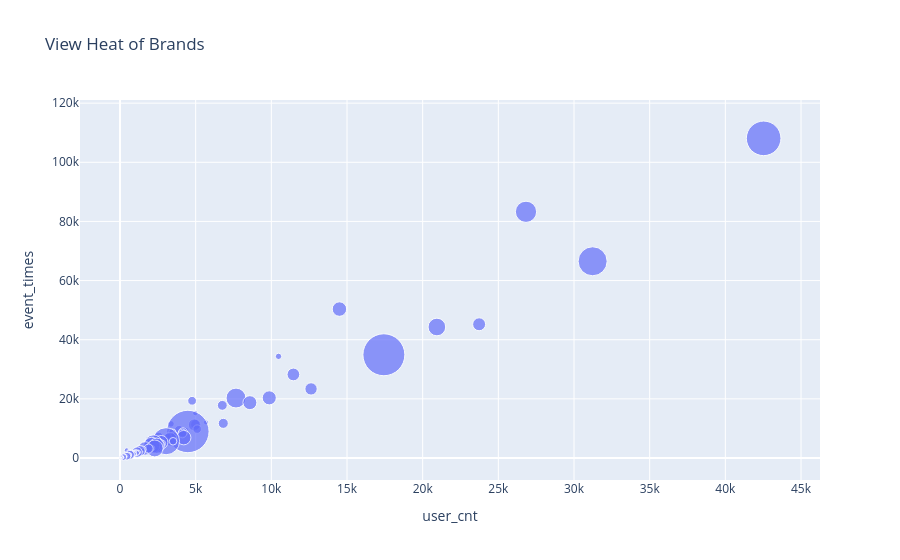
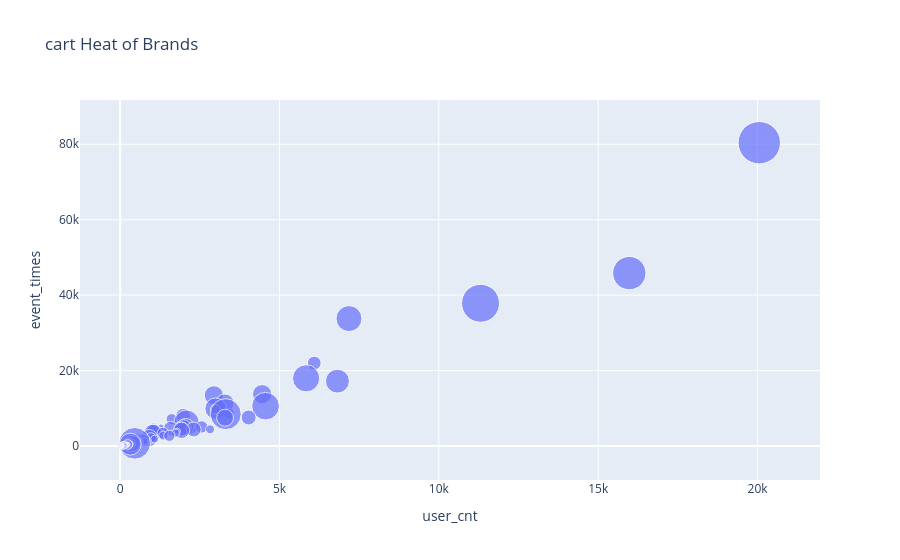
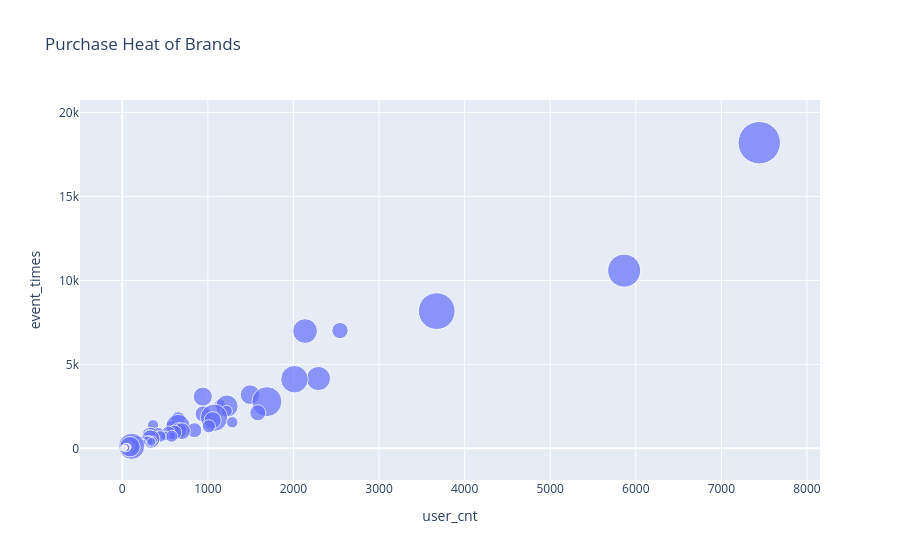

Source (notebook cell) for these figures, in order:
### Code cell
fig = px.scatter(top_view, x='user_cnt', y='spec_times', size="gmv", 
                 labels={'spec_times':'event_times','user_cnt':'user_cnt'}, 
                 hover_name=top_view.brand, size_max=30, title='View Heat of Brands')
fig.show()
fig = px.scatter(top_cart, x='user_cnt', y='spec_times', size="gmv", 
                 labels={'spec_times':'event_times','user_cnt':'user_cnt'}, 
                 hover_name=top_cart.brand, size_max=30, title='cart Heat of Brands')
fig.show()
fig = px.scatter(top_buy, x='user_cnt', y='spec_times', size="gmv", 
                 labels={'spec_times':'event_times','user_cnt':'user_cnt'}, 
                 hover_name=top_buy.brand, size_max=30, title='Purchase Heat of Brands')
fig.show()

### Figure 1 — Plotly figure (JSON) as saved in the notebook; plotly's stock layout.template omitted (floating-point values rounded to 4 significant figures; data arrays with more than 128 entries replaced by an {"elided": "..."} marker saying what was removed)
{"data": [{"hovertemplate": "<b>%{hovertext}</b><br><br>user_cnt=%{x}<br>event_times=%{y}<br>gmv=%{marker.size}<extra></extra>", "hovertext": {"elided": "252 str values"}, "legendgroup": "", "marker": {"color": "#636efa", "size": {"elided": "252 float values"}, "sizemode": "area", "sizeref": 2044.0, "symbol": "circle"}, "mode": "markers", "name": "", "orientation": "v", "showlegend": false, "type": "scatter", "x": {"elided": "252 int values"}, "xaxis": "x", "y": {"elided": "252 int values"}, "yaxis": "y"}], "layout": {"autosize": true, "legend": {"itemsizing": "constant", "tracegroupgap": 0}, "title": {"text": "View Heat of Brands"}, "xaxis": {"anchor": "y", "autorange": true, "domain": [0, 1], "range": [-2512.0, 45620.0], "title": {"text": "user_cnt"}, "type": "linear"}, "yaxis": {"anchor": "x", "autorange": true, "domain": [0, 1], "range": [-18300.0, 131700.0], "title": {"text": "event_times"}, "type": "linear"}}}

### Figure 2 — Plotly figure (JSON) as saved in the notebook; plotly's stock layout.template omitted (floating-point values rounded to 4 significant figures; data arrays with more than 128 entries replaced by an {"elided": "..."} marker saying what was removed)
{"data": [{"hovertemplate": "<b>%{hovertext}</b><br><br>user_cnt=%{x}<br>event_times=%{y}<br>gmv=%{marker.size}<extra></extra>", "hovertext": {"elided": "230 str values"}, "legendgroup": "", "marker": {"color": "#636efa", "size": {"elided": "230 float values"}, "sizemode": "area", "sizeref": 284.3, "symbol": "circle"}, "mode": "markers", "name": "", "orientation": "v", "showlegend": false, "type": "scatter", "x": {"elided": "230 int values"}, "xaxis": "x", "y": {"elided": "230 int values"}, "yaxis": "y"}], "layout": {"autosize": true, "legend": {"itemsizing": "constant", "tracegroupgap": 0}, "title": {"text": "cart Heat of Brands"}, "xaxis": {"anchor": "y", "autorange": true, "domain": [0, 1], "range": [-1182.0, 21560.0], "title": {"text": "user_cnt"}, "type": "linear"}, "yaxis": {"anchor": "x", "autorange": true, "domain": [0, 1], "range": [-16910.0, 102000.0], "title": {"text": "event_times"}, "type": "linear"}}}

### Figure 3 — Plotly figure (JSON) as saved in the notebook; plotly's stock layout.template omitted (floating-point values rounded to 4 significant figures; data arrays with more than 128 entries replaced by an {"elided": "..."} marker saying what was removed)
{"data": [{"hovertemplate": "<b>%{hovertext}</b><br><br>user_cnt=%{x}<br>event_times=%{y}<br>gmv=%{marker.size}<extra></extra>", "hovertext": {"elided": "222 str values"}, "legendgroup": "", "marker": {"color": "#636efa", "size": {"elided": "222 float values"}, "sizemode": "area", "sizeref": 64.64, "symbol": "circle"}, "mode": "markers", "name": "", "orientation": "v", "showlegend": false, "type": "scatter", "x": {"elided": "222 int values"}, "xaxis": "x", "y": {"elided": "222 int values"}, "yaxis": "y"}], "layout": {"autosize": true, "legend": {"itemsizing": "constant", "tracegroupgap": 0}, "title": {"text": "Purchase Heat of Brands"}, "xaxis": {"anchor": "y", "autorange": true, "domain": [0, 1], "range": [-444.9, 8039.0], "title": {"text": "user_cnt"}, "type": "linear"}, "yaxis": {"anchor": "x", "autorange": true, "domain": [0, 1], "range": [-3342.0, 22980.0], "title": {"text": "event_times"}, "type": "linear"}}}
